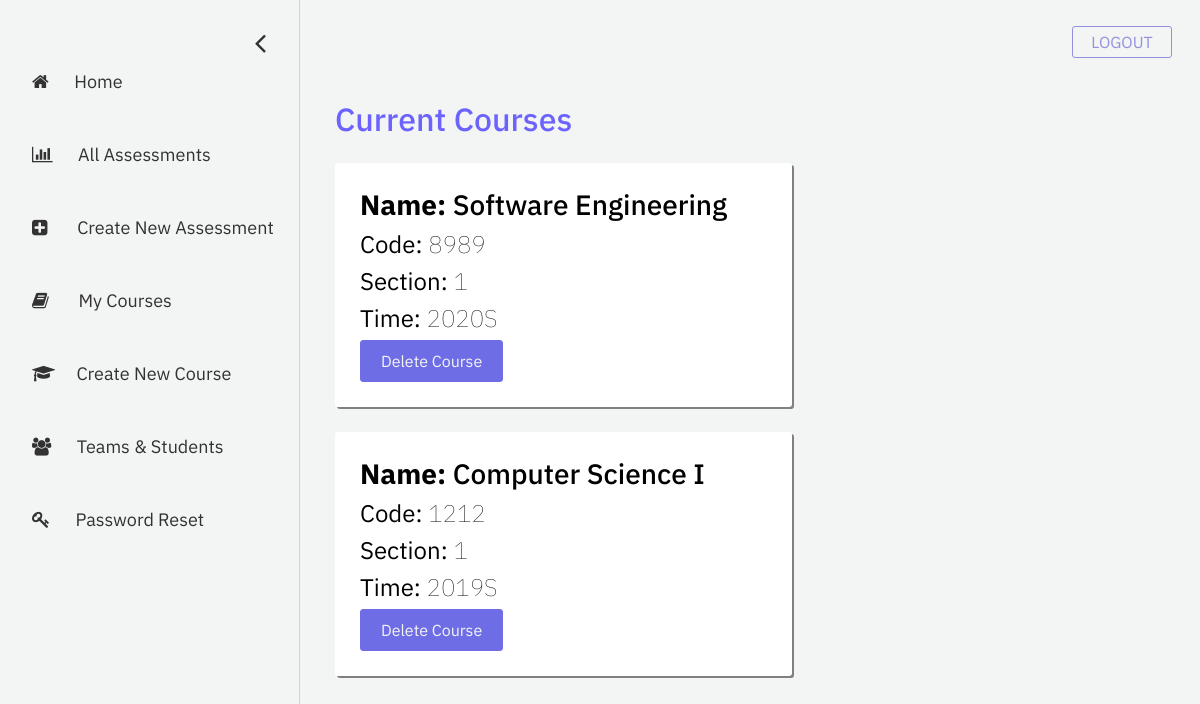
/professor/my-courses, run on the app's committed database.
### registration/models.py (models this page shows, shortened)
class Course(models.Model):
    course_name = models.CharField("course name", max_length=60)
    course_code = models.IntegerField("course code", unique=True)
    section_number = models.SmallIntegerField("section number")
    year = models.SmallIntegerField("year of realization")
    semester_choices = (
        ('S', 'Spring'),
        ('F', 'Fall'),
    )
    semester = models.CharField("semester of realization", max_length = 1, choices = semester_choices)

### eval_professor/views.py (the view)
# urls.py: path('my-courses', views.my_courses, name='my-courses'),
def my_courses(request):
    course_list = Course.objects.all()
    context = {
        'course_list': course_list,
    }
    return render(request, 'eval_professor/my-courses.html', context = context)

### eval_professor/templates/eval_professor/my-courses.html (shortened to what this page needs)
{% extends 'eval_professor/base-sidebar.html'%}
{% load static %}
{% block content%}
	<div id="main">
		<div class="container">
			<h2 style="color: #6C63FF;">Current Courses</h2>
		</div>
		<div class="container">
			{% if course_list %}
					{% for course in course_list %}
						<div class="column course-box">
									<h3> <b>Name:</b> {{ course.course_name }}</h3>
									<h4> <b>Code:</b> {{ course.course_code }}</h4>
									<h4> <b>Section:</b> {{ course.section_number }}</h4>
									<h4> <b>Time:</b> {{ course.year }}{{ course.semester }}</h4>
									<a class="buttons purple delete-btn" href="{% url 'delete_course' course_id=course.id %}">Delete Course</a>
						</div>
					{% endfor %}
			{% else %}
				<p>No courses are available. </p>
			{% endif %}
		</div>
		</div>
{% endblock %}

### eval_professor/static/eval_professor/css/base-sidebar.css (style rules this page uses)
body { font-family: 'IBM Plex Sans', sans-serif; background-color: #f3f4f4; }
#main { transition: margin-left .5s; padding: 20px; }
.buttons { -webkit-border-radius: 3px; -moz-border-radius: 3px; border-radius: 3px; line-height: 0px; color: #f3f4f4; padding: 20px; display: inline-block; cursor: pointer; text-align: center; text-decoration: none; }
.purple { border: 1px solid #6f6de5; background-color: #6f6de5; }

### eval_professor/static/eval_professor/css/my-courses.css (style rules this page uses)
.course-box { width: 55% !important; background-color: white; color: black; padding: 25px; margin-right: 15px; margin-top: 25px; border-radius: 3px; box-shadow: 2px 2px grey; }
h4 { font-weight: 80; }

### data on the page
Course: course_name "Software Engineering", course_code "8989", section_number "1", year "2020", semester "S"
Course: course_name "Computer Science I", course_code "1212", section_number "1", year "2019", semester "S"
